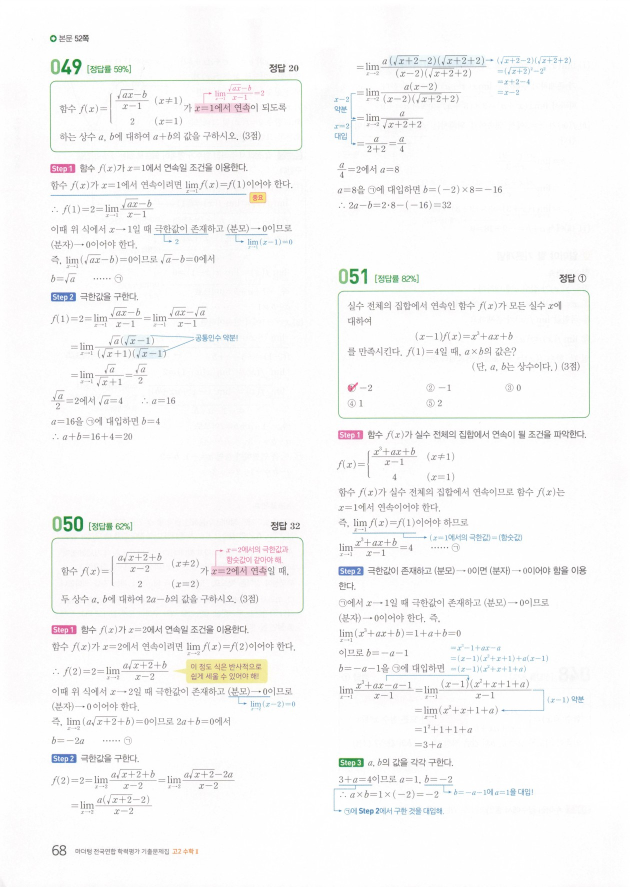
#> input picture image/70.jpg, 1260 x 1774 px (shown at 1/2 size)
$ python -i processing.py   (imports and definitions only)
#> lines starting #> are read from the running program, lines starting #| are printed output that depends on the picture; after the words box and inside, x2 and y2 are one past the last pixel; in counts of white or black regions, pixels touching at a corner belong together
#> in run, self.img is the input picture: shape (1774, 1260, 3); mean B, G, R 247.9, 248.1, 248.1
import cv2
import numpy as np
import matplotlib.pyplot as plt
import os

class PngProcessing(object):
    def __init__(self):
        self.pngfile = ""
        self.img = object
        self.kernel = np.ones((3, 13), np.uint8)
        self.contour_pos = []
        self.min = 190
        self.max = 200
        self.h_range = [100, 200]
        self.w_range = [200, 300]
        self.contours = []


    def grayScale(self):
        self.img_gray = cv2.cvtColor(self.img, cv2.COLOR_BGR2GRAY)
        return self.img_gray

    def threshOld(self, min, max):
#> called with min = 190, max = 200
        _, self.thresh = cv2.threshold(self.img_gray, min, max, cv2.THRESH_BINARY_INV)
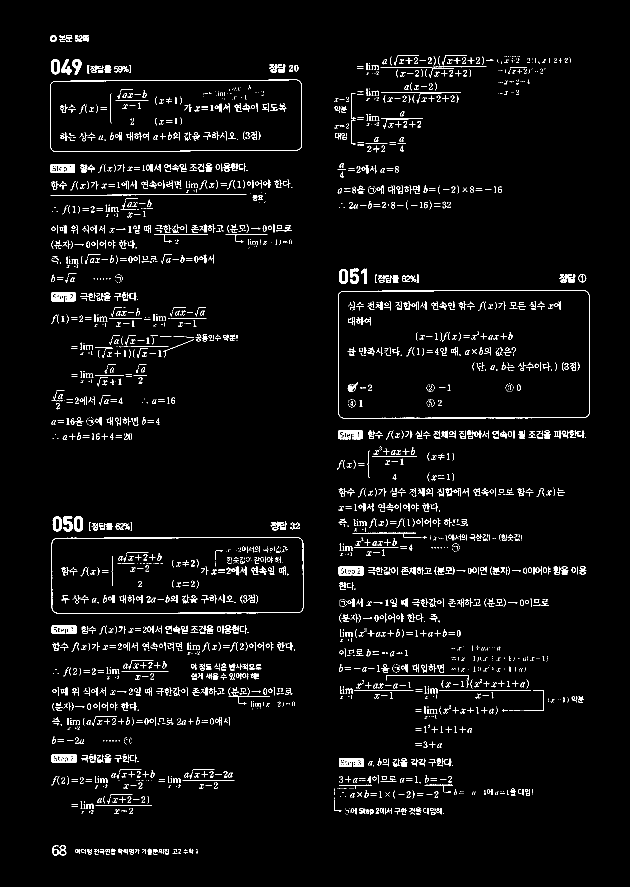
#> self.thresh: shape (1774, 1260) (shown at 1/2 size); values 0 (black) and 200 (white), 3.4% white in thin lines or dots, all inside (x1, y1, x2, y2) = (100, 70, 1180, 1711)
        return self.thresh

    def dilate(self):
        self.dilation = cv2.dilate(self.thresh, self.kernel, iterations=2)
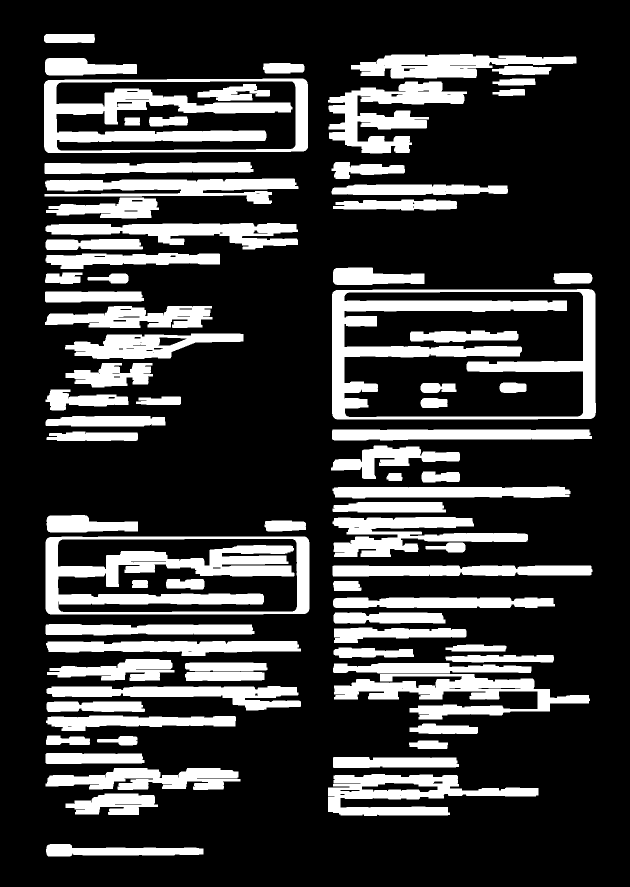
#> self.dilation: shape (1774, 1260) (shown at 1/2 size); values 0 (black) and 200 (white), 23.1% white; 79 white regions, largest, box (x1, y1, x2, y2) and area: (664, 578, 1192, 839) 43052, (91, 1073, 619, 1229) 38866, (88, 157, 616, 306) 33131
        return self.dilation

    def close(self):
        self.closing = cv2.morphologyEx(self.dilation, cv2.MORPH_CLOSE, self.kernel)
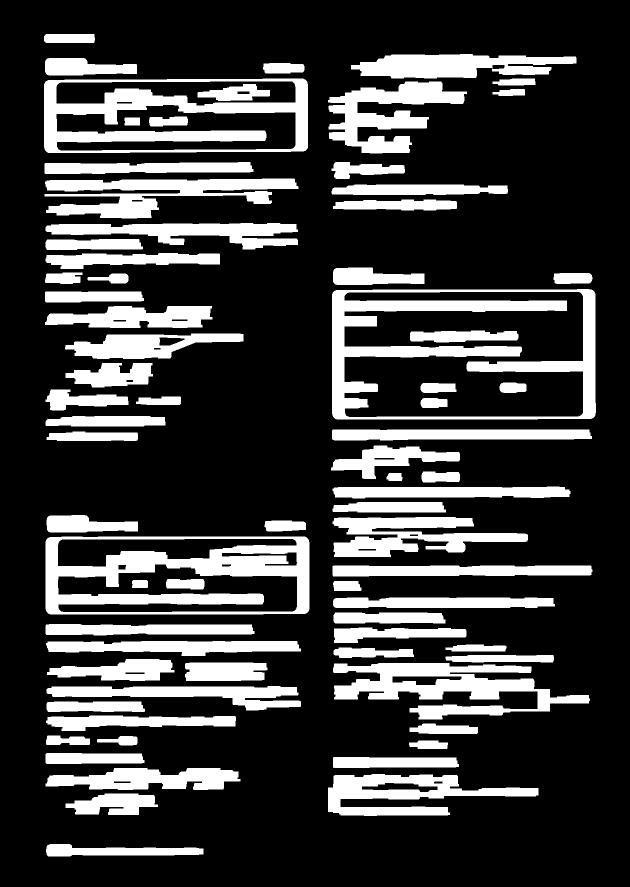
#> self.closing: shape (1774, 1260) (shown at 1/2 size); values 0 (black) and 200 (white), 23.5% white; 74 white regions
        return self.closing

    def findContour(self):
        self.contours, self.hierarchy = cv2.findContours(self.closing, cv2.RETR_EXTERNAL, 3)
#> self.contours = 65 contours; largest, box (x1, y1, x2, y2) and area: (664, 578, 1192, 839) 136400, (91, 1073, 619, 1229) 81252, (88, 157, 616, 306) 76592, (666, 1326, 1180, 1439) 26808, (89, 357, 597, 437) 19197; self.hierarchy = 65 rows, first 6: [1, -1, -1, -1], [2, 0, -1, -1], [3, 1, -1, -1], [4, 2, -1, -1], [5, 3, -1, -1], [6, 4, -1, -1]
        return self.contours

    def boudingContour(self, h_range, w_range):
        for pos in range(len(self.contours)):
            x, y, w, h = cv2.boundingRect(self.contours[pos])

            if h_range[0] <= h <= h_range[1] and w_range[0] <= w <= w_range[1]:
                self.contour_pos.append(pos)
#> this loop made 65 passes
#> (x, y, w, h) on passes 1 to 12: (92, 1688, 315, 25), (131, 1587, 185, 43), (656, 1548, 421, 84), (91, 1536, 390, 44), (666, 1514, 252, 22), (91, 1506, 198, 22), (818, 1481, 78, 17), (194, 1472, 81, 19), (92, 1471, 88, 19), (819, 1447, 137, 21), (92, 1431, 380, 31), (93, 1403, 197, 21)
#> after the loop, self.contour_pos = [58]

        return self.contour_pos

    def cropThresh(self):
        _, self.crop_thresh = cv2.threshold(self.img_gray, 227, 255, cv2.THRESH_BINARY_INV)
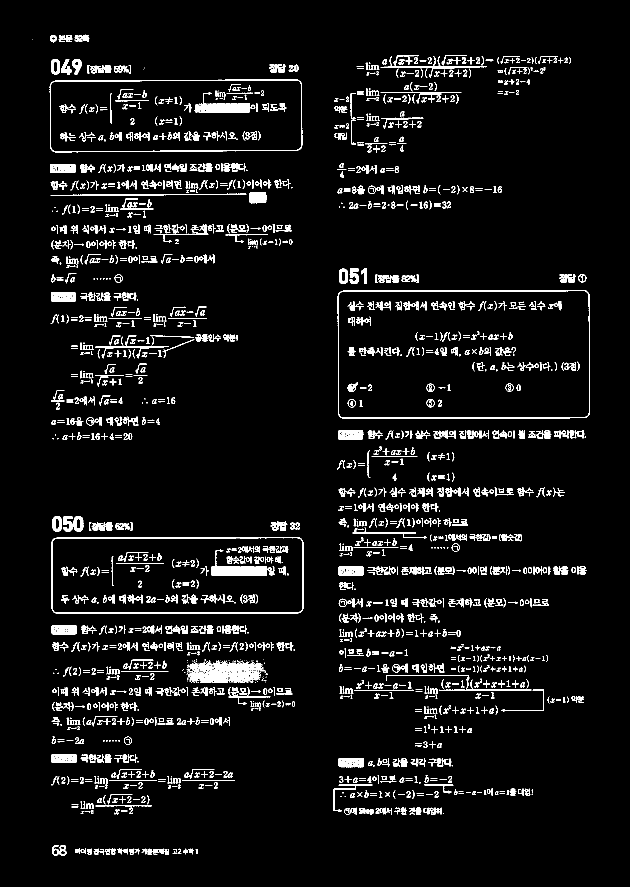
#> self.crop_thresh: shape (1774, 1260) (shown at 1/2 size); 5.5% white in thin lines or dots, all inside (x1, y1, x2, y2) = (65, 69, 1180, 1711)
        return self.crop_thresh

    def cropImage(self):
        for pos in self.contour_pos:
            x, y , w, h = cv2.boundingRect(self.contours[pos])
            img_crop = self.crop_thresh[y:y + h, x: x+w]
            cv2.imwrite(f'./crop/{self.pngfile}/img_crop_{pos}.png', img_crop)
#> this loop made 1 pass
#> (pos, x, y, w, h) on pass 1: (58, 656, 163, 278, 144)
#> pass 1, in cropImage, `img_crop = self.crop_thresh[y:y + h, x: x+w]`:
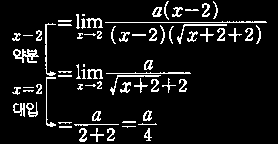
#> img_crop: shape (144, 278); 8.6% white in thin lines or dots, all inside (x1, y1, x2, y2) = (12, 1, 267, 142)

    def darwImage(self):
        img_copy = self.img.copy()

        img_contour = cv2.drawContours(img_copy, self.contours, -1, (0, 255, 0), 3)
        cv2.imwrite(f'./draw/{self.pngfile}/{self.pngfile}', img_contour)

    def run(self, Pngfile):
        self.pngfile = os.path.basename(Pngfile)
        os.makedirs(f'./crop/{self.pngfile}', exist_ok = True)
        os.makedirs(f'./draw/{self.pngfile}', exist_ok = True)

        self.img = cv2.imread(Pngfile)

        self.grayScale()
        self.threshOld(self.min, self.max)
        self.dilate()
        self.close()
        self.findContour()
        #self.darwImage()
        self.boudingContour(self.h_range, self.w_range)
        self.cropThresh()
        self.cropImage()

>>> result = PngProcessing().run('../image/70.jpg')
